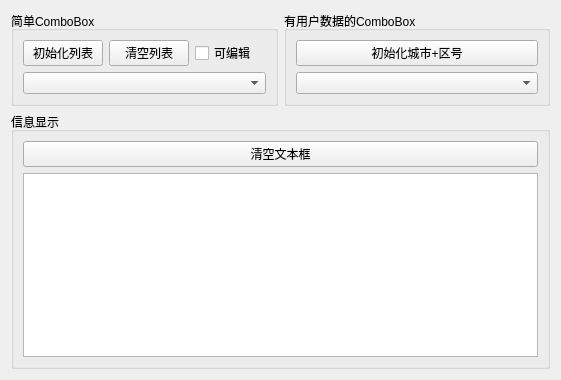
<?xml version="1.0" encoding="UTF-8"?>
<ui version="4.0">
 <class>Widget</class>
 <widget class="QWidget" name="Widget">
  <property name="geometry">
   <rect>
    <x>0</x>
    <y>0</y>
    <width>561</width>
    <height>380</height>
   </rect>
  </property>
  <property name="windowTitle">
   <string>QComboBox使用</string>
  </property>
  <layout class="QVBoxLayout" name="verticalLayout_8">
   <item>
    <layout class="QVBoxLayout" name="verticalLayout_7">
     <item>
      <layout class="QHBoxLayout" name="horizontalLayout_3">
       <item>
        <widget class="QGroupBox" name="groupBox">
         <property name="title">
          <string>简单ComboBox</string>
         </property>
         <layout class="QVBoxLayout" name="verticalLayout_4">
          <item>
           <layout class="QVBoxLayout" name="verticalLayout">
            <item>
             <layout class="QHBoxLayout" name="horizontalLayout">
              <item>
               <widget class="QPushButton" name="Btn_initList">
                <property name="text">
                 <string>初始化列表</string>
                </property>
               </widget>
              </item>
              <item>
               <widget class="QPushButton" name="Btn_cleanList">
                <property name="text">
                 <string>清空列表</string>
                </property>
               </widget>
              </item>
              <item>
               <widget class="QCheckBox" name="checkBox">
                <property name="text">
                 <string>可编辑</string>
                </property>
               </widget>
              </item>
             </layout>
            </item>
            <item>
             <widget class="QComboBox" name="comboBox">
              <property name="placeholderText">
               <string>北京市</string>
              </property>
              <item>
               <property name="text">
                <string>上海</string>
               </property>
              </item>
              <item>
               <property name="text">
                <string>北京</string>
               </property>
              </item>
              <item>
               <property name="text">
                <string>天津</string>
               </property>
              </item>
              <item>
               <property name="text">
                <string>河北</string>
               </property>
              </item>
              <item>
               <property name="text">
                <string>山东</string>
               </property>
              </item>
              <item>
               <property name="text">
                <string>陕西</string>
               </property>
              </item>
             </widget>
            </item>
           </layout>
          </item>
         </layout>
        </widget>
       </item>
       <item>
        <widget class="QGroupBox" name="groupBox_2">
         <property name="title">
          <string>有用户数据的ComboBox</string>
         </property>
         <layout class="QVBoxLayout" name="verticalLayout_5">
          <item>
           <layout class="QVBoxLayout" name="verticalLayout_2">
            <item>
             <widget class="QPushButton" name="Btn_initCity">
              <property name="text">
               <string>初始化城市+区号</string>
              </property>
             </widget>
            </item>
            <item>
             <widget class="QComboBox" name="comboBox_2">
              <property name="placeholderText">
               <string>请选择一个城市</string>
              </property>
             </widget>
            </item>
           </layout>
          </item>
         </layout>
        </widget>
       </item>
      </layout>
     </item>
     <item>
      <widget class="QGroupBox" name="groupBox_3">
       <property name="title">
        <string>信息显示</string>
       </property>
       <layout class="QHBoxLayout" name="horizontalLayout_2">
        <item>
         <layout class="QVBoxLayout" name="verticalLayout_6">
          <item>
           <widget class="QPushButton" name="Btn_clean">
            <property name="text">
             <string>清空文本框</string>
            </property>
           </widget>
          </item>
          <item>
           <widget class="QPlainTextEdit" name="plainTextEdit"/>
          </item>
         </layout>
        </item>
       </layout>
      </widget>
     </item>
    </layout>
   </item>
   <item>
    <layout class="QVBoxLayout" name="verticalLayout_3"/>
   </item>
  </layout>
 </widget>
 <resources/>
 <connections>
  <connection>
   <sender>Btn_cleanList</sender>
   <signal>clicked()</signal>
   <receiver>comboBox</receiver>
   <slot>clear()</slot>
   <hints>
    <hint type="sourcelabel">
     <x>144</x>
     <y>49</y>
    </hint>
    <hint type="destinationlabel">
     <x>144</x>
     <y>79</y>
    </hint>
   </hints>
  </connection>
  <connection>
   <sender>Btn_clean</sender>
   <signal>clicked()</signal>
   <receiver>plainTextEdit</receiver>
   <slot>clear()</slot>
   <hints>
    <hint type="sourcelabel">
     <x>280</x>
     <y>146</y>
    </hint>
    <hint type="destinationlabel">
     <x>280</x>
     <y>257</y>
    </hint>
   </hints>
  </connection>
 </connections>
</ui>
